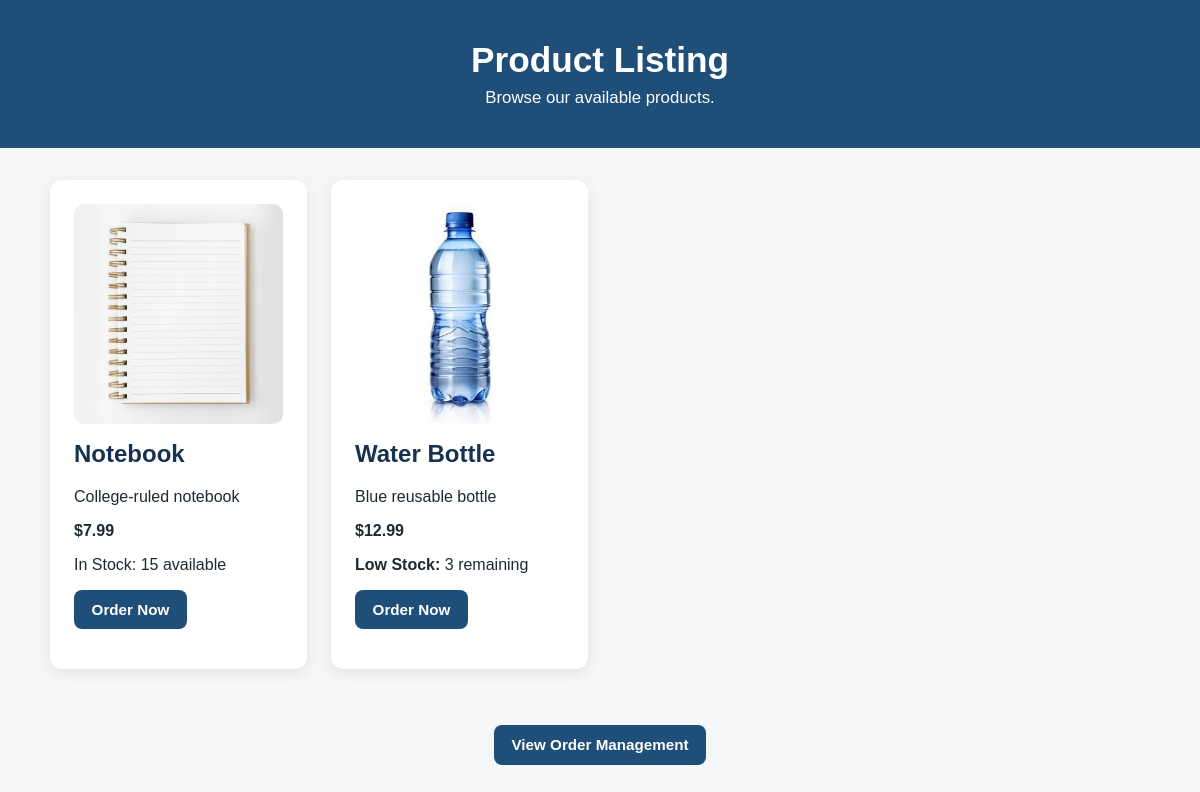
The page /shop on the database as committed earlier.
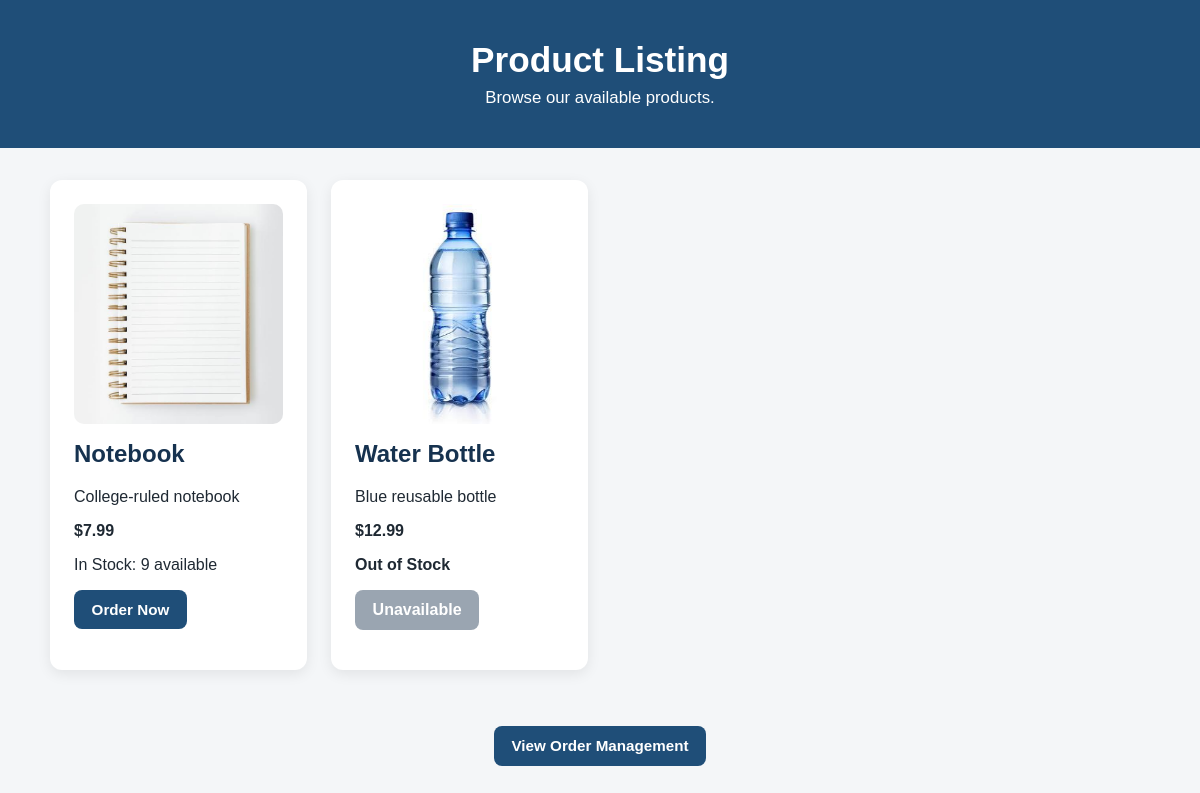
The same page on the database as committed later.
### app/models.py (models this page shows)
class Product(db.Model):
    id = db.Column(db.Integer, primary_key=True)
    name = db.Column(db.String(200), nullable=False)
    description = db.Column(db.Text)
    price = db.Column(db.Float, nullable=False)
    stock = db.Column(db.Integer, default=0)
    image_url = db.Column(db.String(200))
    created_at = db.Column(db.DateTime, default=datetime.utcnow)

### app/routes/products.py (the view)
@products.route("/shop", methods=["GET"])
def product_listing():
    product_list = Product.query.all()
    return render_template("products.html", products=product_list)

### app/__init__.py (called while the page is built)
def configure_request_monitoring(app):
    @app.before_request
    def before_request():
        g.start_time = time.perf_counter()
    @app.after_request
    def after_request(response):
        elapsed = time.perf_counter() - g.start_time
        app.logger.info(
            "%s %s | %s | %.4fs | %s",
            request.method,
            request.path,
            response.status_code,
            elapsed,
            request.remote_addr,
        )
        return response

def configure_security_headers(app):
    @app.after_request
    def add_security_headers(response):
        response.headers["X-Content-Type-Options"] = "nosniff"
        response.headers["X-Frame-Options"] = "SAMEORIGIN"
        response.headers["Referrer-Policy"] = "strict-origin-when-cross-origin"
        response.headers["Permissions-Policy"] = (
            "camera=(), microphone=(), geolocation=()"
        )
        return response

### app/templates/products.html (shortened to what this page needs)
<!DOCTYPE html>
<html lang="en">
<head>
    <link
        rel="stylesheet"
        href="{{ url_for('static', filename='css/styles.css') }}"
    >
</head>
<body>
    <header>
        <h1>Product Listing</h1>
        <p>Browse our available products.</p>
    </header>
    <main>
        {% if products %}
            {% for product in products %}
                <section>
                    {% if product.image_url %}
                        {% if product.image_url.startswith("http") %}
                            <img
                                src="{{ product.image_url }}"
                                alt="{{ product.name }}"
                                width="250"
                            >
                        {% else %}
                            <img
                                src="{{ url_for('static', filename='images/' + product.image_url) }}"
                                alt="{{ product.name }}"
                                width="250"
                            >
                        {% endif %}
                    {% else %}
                        <div class="image-placeholder">
                            No image available
                        </div>
                    {% endif %}
                    <h2>{{ product.name }}</h2>
                    <p>
                        {{ product.description or "No description available." }}
                    </p>
                    <p>
                        <strong>${{ "%.2f"|format(product.price) }}</strong>
                    </p>
                    <p>
                        {% if product.stock <= 0 %}
                            <strong>Out of Stock</strong>
                        {% elif product.stock <= 5 %}
                            <strong>Low Stock:</strong>
                            {{ product.stock }} remaining
                        {% else %}
                            In Stock:
                            {{ product.stock }} available
                        {% endif %}
                    </p>
                    {% if product.stock > 0 %}
                        <p>
                            <a
                                class="button-link"
                                href="{{ url_for('orders.create_order', product_id=product.id) }}"
                            >
                                Order Now
                            </a>
                        </p>
                    {% else %}
                        <p>
                            <span class="disabled-button">
                                Unavailable
                            </span>
                        </p>
                    {% endif %}
                </section>
            {% endfor %}
        {% else %}
            <p>No products are currently available.</p>
        {% endif %}
        <p class="manage-orders-link">
            <a
                class="button-link"
                href="{{ url_for('orders.order_list') }}"
            >
                View Order Management
            </a>
        </p>
    </main>
</body>
</html>

### app/static/css/styles.css (style rules this page uses)
* { box-sizing: border-box; }
body { margin: 0; font-family: Arial, Helvetica, sans-serif; background: #f4f6f8; color: #1f2933; }
header { padding: 2.5rem 1rem; text-align: center; background: #1f4e78; color: white; }
header h1 { margin: 0 0 0.5rem; font-size: 2.2rem; }
header p { margin: 0; font-size: 1.05rem; }
main { width: min(1100px, 92%); margin: 2rem auto; }
main > section { background: white; border-radius: 12px; padding: 1.5rem; margin-bottom: 1.5rem; box-shadow: 0 4px 14px rgba(0, 0, 0, 0.08); }
main > section img { display: block; max-width: 100%; height: 220px; object-fit: cover; margin: 0 auto 1rem; border-radius: 10px; }
h2 { margin-top: 0; color: #16324f; }
a { color: #1f4e78; }
.button-link, button { display: inline-block; border: none; border-radius: 8px; padding: 0.7rem 1.1rem; background: #1f4e78; color: white; text-decoration: none; font-size: 0.95rem; font-weight: bold; cursor: pointer; }
.disabled-button { display: inline-block; border-radius: 8px; padding: 0.7rem 1.1rem; background: #9aa5b1; color: white; font-weight: bold; }
.manage-orders-link { text-align: center; margin: 2rem 0; }
@media (min-width: 700px) { body > main:not(.order-page):not(.orders-container) { display: grid; grid-template-columns: repeat(auto-fit, minmax(250px, 1fr)); gap: 1.5rem; } }
@media (min-width: 700px) { body > main:not(.order-page):not(.orders-container) > section { margin-bottom: 0; } }
@media (min-width: 700px) { .manage-orders-link { grid-column: 1 / -1; } }

Rows that differ between the two databases and show on the page:
changed Product "Notebook": stock "15" → "9"
changed Product "Water Bottle": stock "3" → (not shown); stock "Low Stock: remaining Order Now" → "Out of Stock Unavailable"
